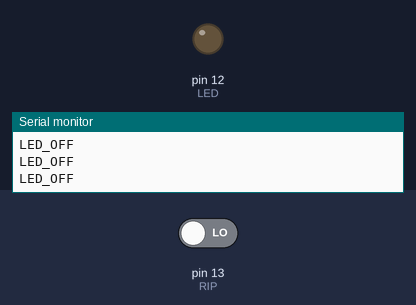
A sketch run on a simulated Arduino Uno, built with avr-gcc and run on an emulated ATmega328P. On the bench: output pins drawn as LEDs (lit = HIGH), the last lines printed to the serial monitor. Inputs (shaded band) come from the test bench; at power-on: pin 13 (RIP) LOW.

Above: at 2.8 s.
2.9 s: pin 13 (RIP) driven HIGH
At 4.0 s:
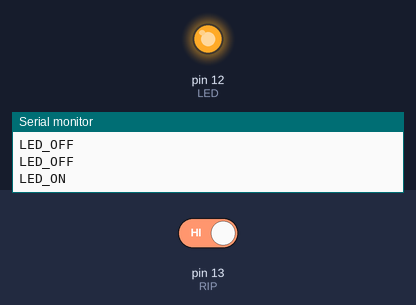
4.5 s: pin 13 (RIP) driven LOW
At 5.5 s:
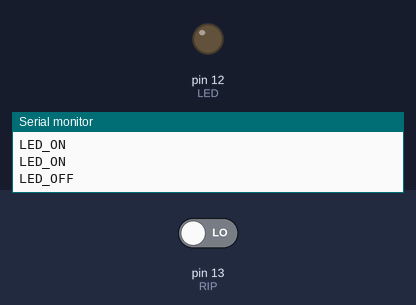
Timing chart, 0 to 7.5 s (numbered marks = the images above; inputs shaded):
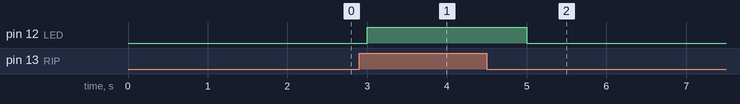

The sketch:

RIP____.ino
```cpp
int LED = 12;
int RIP = 13;

void setup() {
  pinMode(LED, OUTPUT);
  pinMode(RIP, INPUT);
  Serial.begin(115200);
}

void loop() {
  int value = digitalRead(RIP);
  if(value == 1){
    digitalWrite(LED, 1);
    Serial.println("LED_ON");
  }else {
    digitalWrite(LED, 0);
    Serial.println("LED_OFF");
  }
  delay(1000);
}
```

Measured:
- after the input at 2.9 s, pin 12 (LED): LOW → HIGH after 0.10 s
- after the input at 4.5 s, pin 12 (LED): HIGH → LOW after 0.50 s
